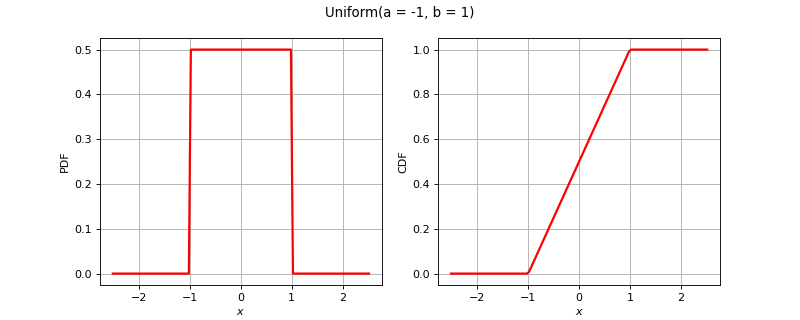

Recreate this plot in Python.
import openturns as ot
from matplotlib import pyplot as plt
from openturns.viewer import View
title = None
if ot.Uniform().__class__.__name__ == 'Bernoulli':
    distribution = ot.Bernoulli(0.7)
elif ot.Uniform().__class__.__name__ == 'Binomial':
    distribution = ot.Binomial(5, 0.2)
elif ot.Uniform().__class__.__name__ == 'Hypergeometric':
    distribution = ot.Hypergeometric(10, 4, 7)
elif ot.Uniform().__class__.__name__ == 'CumulativeDistributionNetwork':
    coll = [ot.Normal(2),ot.Dirichlet([0.5, 1.0, 1.5])]
    distribution = ot.CumulativeDistributionNetwork(coll, ot.BipartiteGraph([[0,1], [0,1]]))
elif ot.Uniform().__class__.__name__ == 'Histogram':
    distribution = ot.Histogram([-1.0, 0.5, 1.0, 2.0], [0.45, 0.4, 0.15])
elif ot.Uniform().__class__.__name__ == 'KernelMixture':
    kernel = ot.Uniform()
    sample = ot.Normal().getSample(5)
    bandwidth = [1.0]
    distribution = ot.KernelMixture(kernel, bandwidth, sample)
elif ot.Uniform().__class__.__name__ == 'MaximumDistribution':
    coll = [ot.Uniform(2.5, 3.5), ot.LogUniform(1.0, 1.2), ot.Triangular(2.0, 3.0, 4.0)]
    distribution = ot.MaximumDistribution(coll)
elif ot.Uniform().__class__.__name__ == 'Multinomial':
    distribution = ot.Multinomial(5, [0.2])
elif ot.Uniform().__class__.__name__ == 'RandomMixture':
    coll = [ot.Triangular(0.0, 1.0, 5.0), ot.Uniform(-2.0, 2.0)]
    weights = [0.8, 0.2]
    cst = 3.0
    distribution = ot.RandomMixture(coll, weights, cst)
elif ot.Uniform().__class__.__name__ == 'TruncatedDistribution':
    distribution = ot.TruncatedDistribution(ot.Normal(2.0, 1.5), 1.0, 4.0)
elif ot.Uniform().__class__.__name__ == 'UserDefined':
    distribution = ot.UserDefined([[1.0], [2.0], [3.0]], [0.4, 0.5, 1.0])
elif ot.Uniform().__class__.__name__ == 'ZipfMandelbrot':
    distribution = ot.ZipfMandelbrot(10, 2.5, 0.3)
elif ot.Uniform().__class__.__name__ == 'Normal':
    cov = ot.CovarianceMatrix([[1.0, -0.5], [-0.5, 1.0]])
    distribution = ot.Normal([0.0, 0.0], cov)
    title = "Normal dist. with correlation coefficient {}".format(cov[0, 1])
else:
    distribution = ot.Uniform()

dimension = distribution.getDimension()
if title is None:
    title = str(distribution)[:100].split('\n')[0]
if dimension == 1:
    distribution.setDescription(['$x$'])
    pdf_graph = distribution.drawPDF()
    cdf_graph = distribution.drawCDF()
    fig = plt.figure(figsize=(10, 4))
    pdf_axis = fig.add_subplot(121)
    cdf_axis = fig.add_subplot(122)
    View(pdf_graph, figure=fig, axes=[pdf_axis], add_legend=False)
    View(cdf_graph, figure=fig, axes=[cdf_axis], add_legend=False)
    fig.suptitle(title)
elif dimension == 2:
    grid = ot.GridLayout(1, 2)
    pdf_graph = distribution.drawPDF()
    pdf_graph.setLegends([''])
    cdf_graph = distribution.drawCDF()
    cdf_graph.setLegends([''])
    grid.setGraph(0, 0, pdf_graph)
    grid.setGraph(0, 1, cdf_graph)
    grid.setTitle(title)
    fig = View(grid).getFigure()
    fig.axes[0].set_title('PDF')
    fig.axes[1].set_title('CDF')
